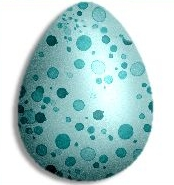
#> input picture Computer Vision/Hough Transform/Images/egg.jpg, 174 x 185 px, found by its file name
$ python houghTransformMain.py
#> lines starting #> are read from the running program, lines starting #| are printed output that depends on the picture; after the words box and inside, x2 and y2 are one past the last pixel; in counts of white or black regions, pixels touching at a corner belong together
### Computer Vision/Hough Transform/detectCircles.py
import numpy as np
from skimage.feature import canny
from skimage.io import imread
from skimage.color import rgb2gray
import matplotlib.pyplot as plt


def detectCircles(im, radius, useGradient):

  # convert rgb image to grayscale to send it as an input to canny edge detector
  im_gray = rgb2gray(im)
  #plt.imshow(im_gray)

  # get the image of edges from the input image
  im_edge = canny(im_gray, sigma = 6, low_threshold=0.1)*1
  #plt.imshow(im_edge)

  # get the max x and y co-oridnates to create the accumulator array
  height = im_edge.shape[0]
  width = im_edge.shape[1]

  # create the accumulator array and intialize it with zeros
  accumulator_array = np.zeros((height, width))

  # get the gradients and their directions
  gradients = np.gradient(im_edge)
  radians = np.arctan2(gradients[1], gradients[0]) + np.pi # add a pi to change the gradient direction from outside to inside

  # set the polar coordinate resolutions for drawing cirlces around x and y
  resolution = 0.01
  thetas = np.arange(0, 2*np.pi, 0.01)

  # pre-calculate cosines and sines of thetas to avoid calculating for every loop
  cosines = np.cos(thetas)
  sines = np.sin(thetas)

  # for every pixel that is an edge
  for i in range(height):
    for j in range(width):
      # check if it is an edge
      if im_edge[i, j] != 0:

        # if gradient is to be used to vote get both the angles
        if useGradient == 1:
          PSI = radians[i, j]

          # get the theta in the opposite direction too
          PSIs = [PSI, PSI - np.pi]

          # get the a and b co-ordiantes of the cirlce
          a = (j + radius*np.cos(PSIs)).astype('int')
          b = (i + radius*np.sin(PSIs)).astype('int')

        # use all the angles
        else:
          # get the a and b co-ordiantes of the cirlce
          a = (j + (radius* cosines)).astype('int')
          b = (i + (radius* sines)).astype('int')

        # get the a and b values of the circle coordinates that are inside the range of the image
        valid_a_cor = (a > 0) & (a < (width))
        valid_b_cor = (b > 0) & (b < (height))

        valid_a = a[(valid_a_cor & valid_b_cor)]
        valid_b = b[(valid_a_cor & valid_b_cor)]

        # vote in the accumulator array for valid circle coordinates
        accumulator_array[valid_b, valid_a] += 1

  # set n : the number of top candidates to consider as a circle center
  n = 20

  # get the top n idices from the accumulator array
  idx = np.argpartition(accumulator_array, accumulator_array.size - 20, axis = None)[-20:]
  centers = [divmod(i, width) for i in idx]

  return centers

### Computer Vision/Hough Transform/getAccumulatorArray.py
import numpy as np
from skimage.feature import canny
from skimage.io import imread
from skimage.color import rgb2gray
import matplotlib.pyplot as plt


def getAccumulatorArray(im, radius, useGradient, name):

  # convert rgb image to grayscale to send it as an input to canny edge detector
  im_gray = rgb2gray(im)
  plt.imsave(f'{name}_gray_image.png', im_gray)

  # get the image of edges from the input image
  im_edge = canny(im_gray, sigma = 6, low_threshold=0.1)*1
  plt.imsave(f'{name}_edge_image_with_sigma_6.png', im_edge)

  # get the max x and y co-oridnates to create the accumulator array
  height = im_edge.shape[0]
  width = im_edge.shape[1]

  # create the accumulator array and intialize it with zeros
  accumulator_array = np.zeros((height, width))

  # get the gradients and their directions
  gradients = np.gradient(im_edge)
  radians = np.arctan2(gradients[1], gradients[0]) + np.pi # add a pi to change the gradient direction from outside to inside

  # set the polar coordinate resolutions for drawing cirlces around x and y
  resolution = 0.01
  thetas = np.arange(0, 2*np.pi, 0.01)

  # pre-calculate cosines and sines of thetas to avoid calculating for every loop
  cosines = np.cos(thetas)
  sines = np.sin(thetas)

  # for every pixel that is an edge
  for i in range(height):
    for j in range(width):
      # check if it is an edge
      if im_edge[i, j] != 0:

        # if gradient is to be used to vote get both the angles
        if useGradient == 1:
          PSI = radians[i, j]

          # get the theta in the opposite direction too
          PSIs = [PSI, PSI - np.pi]

          # get the a and b co-ordiantes of the cirlce
          a = (j + radius*np.cos(PSIs)).astype('int')
          b = (i + radius*np.sin(PSIs)).astype('int')

        # use all the angles
        else:
          # get the a and b co-ordiantes of the cirlce
          a = (j + (radius* cosines)).astype('int')
          b = (i + (radius* sines)).astype('int')

        # get the a and b values of the circle coordinates that are inside the range of the image
        valid_a_cor = (a > 0) & (a < (width))
        valid_b_cor = (b > 0) & (b < (height))

        valid_a = a[(valid_a_cor & valid_b_cor)]
        valid_b = b[(valid_a_cor & valid_b_cor)]

        # vote in the accumulator array for valid circle coordinates
        accumulator_array[valid_b, valid_a] += 1

  return accumulator_array

### Computer Vision/Hough Transform/drawCircle.py
import numpy as np
import matplotlib.pyplot as plt
import cv2

def drawCircle(im, centers, radius, name, use_gradient):

  # get the best center
  (height, width) = centers[0]
  # draw the circle over the image
  output_img = cv2.circle(im, (width, height), radius, (255, 0, 0))
  # save the image
  plt.imsave(f"cirlce_{name}_radius_{radius}_useGradient_{use_gradient}.png",output_img.astype('uint8'))
  plt.imshow(output_img)

### Computer Vision/Hough Transform/showAccumulatorArray.py
import numpy as np
import matplotlib.pyplot as plt

def showAccumulatorArray(accumulator_array, name, use_gradient, radius, normalize = False):

  if normalize:
    min = np.min(accumulator_array)
    max = np.max(accumulator_array)
    accumulator_array = ((accumulator_array - min)/(max - min)) * 255

  plt.imsave(f"accumulator_array_{ name }_radius_{radius}_useGradient_{use_gradient}.png",accumulator_array.astype('uint8'))
  plt.imshow(accumulator_array.astype('uint8'))

### Computer Vision/Hough Transform/houghTransformMain.py
from skimage.io import imread
from skimage.color import rgb2gray
from skimage.feature import canny
from detectCircles import *
from getAccumulatorArray import *
from showAccumulatorArray import *
from drawCircle import *
from quantizeAccumulatorArray import *
from numberOfCircles import *

# The filenames you would like to process
file_names = ['egg.jpg', 'jupiter.jpg']
useGradients = [0, 1]
# All the radii you want to check for
radii = [30, 40, 70, 100]
k_value = 3

for file_name in file_names:
  for useGradient in useGradients:
    for radius in radii:
      # get the file name without extension
      name = file_name.split(".")[0]
      # read the input RGB image
      im = imread(file_name)
#> im is the input picture: shape (185, 174, 3); mean R, G, B 174.1, 205.8, 206.1
      # find the centers of the cirlces
      centers = detectCircles(im, radius, useGradient)
#> in detectCircles, `im_gray = rgb2gray(im)`:
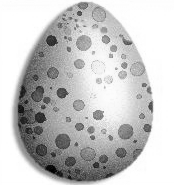
#> im_gray: shape (185, 174) float64; min 0.00113, max 1, mean 0.781
#> in detectCircles, `im_edge = canny(im_gray, sigma = 6, low_threshold=0.1)*1`:
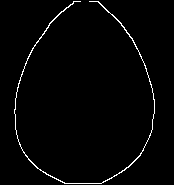
#> im_edge: shape (185, 174) int64; values 0 (black) and 1 (white), 1.8% white in thin lines or dots, all inside (x1, y1, x2, y2) = (14, 1, 155, 184)
#> in detectCircles, `gradients = np.gradient(im_edge)`: gradients = 2 items
#> in detectCircles, `radians = np.arctan2(gradients[1], gradients[0]) + np.pi`:
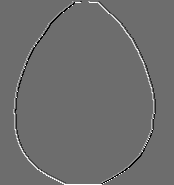
#> radians: shape (185, 174) float64; min 0.785, max 6.28, mean 3.15; drawn with min black and max white
#> after the loop in detectCircles, `for i in range(height):`:
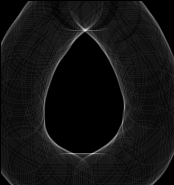
#> accumulator_array: shape (185, 174) float64; min 0, max 40, mean 2.9; drawn with min black and max white
#> in detectCircles, `idx = np.argpartition(accumulator_array, accumulator_array.size - 20, ..`: idx = 20 values, max 26716 at index 8, min 5129 at index 13, mean 16322.9
#> in detectCircles, `centers = [divmod(i, width) for i in idx]`: centers = [(135, 116), (153, 70), (153, 91), (106, 124), (30, 83), (29, 87), (153, 73), (136, 115), (153, 94), (30, 86), (153, 72), (153, 71), (30, 84), (29, 83), (29, 84), (153, 92), (153, 93), (29, 85), (30, 85), (29, 86)]
      # get the accumulator array
      accumulator_array = getAccumulatorArray(im, radius, useGradient, name)
#> in getAccumulatorArray, `plt.imsave(f'{name}_gray_image.png', im_gray)`:
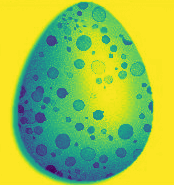
#> saved as egg_gray_image.png: shape (185, 174, 3); mean R, G, B 152.5, 194.9, 76.8
#> in getAccumulatorArray, `plt.imsave(f'{name}_edge_image_with_sigma_6.png', im_edge)`:
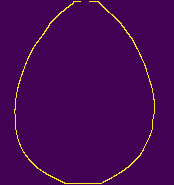
#> saved as egg_edge_image_with_sigma_6.png: shape (185, 174, 3); mean R, G, B 71.4, 5.2, 83.1
#> in getAccumulatorArray, `gradients = np.gradient(im_edge)`: gradients = 2 items
      # Draw a cirlce around the strongest radius and save it
      drawCircle(im, centers, radius, name, useGradient)
#> in drawCircle, `(height, width) = centers[0]`: height = 135; width = 116
      # show and save the accumulator array as an image
      showAccumulatorArray(accumulator_array, name, useGradient, radius, normalize = False)
#> in showAccumulatorArray, `plt.imsave(f"accumulator_array_{ name }_radius_{radius}_useGradient_{u..`:
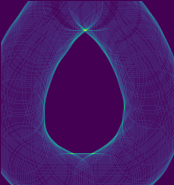
#> saved as accumulator_array_egg_radius_30_useGradient_0.png: shape (185, 174, 3); mean R, G, B 69.6, 25.8, 105.5
#> (the run stopped early here; a loop or call above may not have finished)
